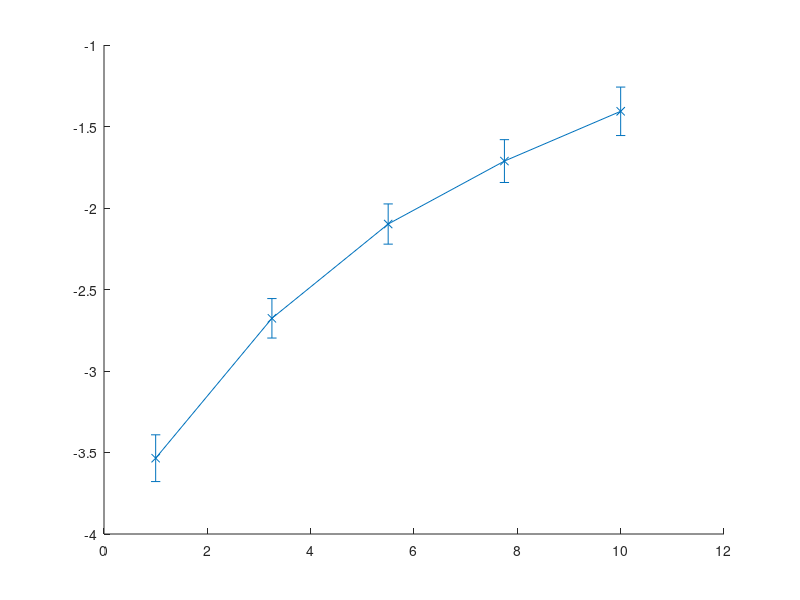

This chart was generated by the following MATLAB code: (Note: this script raises an error after producing the figure.)
% Ryland Ross June 2024
% Code to graphically compare the calculated ground state for 2 bosons on 2
% site Bose Hubbard to the values from Julia QMC
%% Theoretical calculated
clc; clear all; close all

% Define the values of U
U_values = linspace(1, 10, 5);
% Define J
J = 2; %Set to 2 to account for double counting in 2 site situation
% Initialize an array to store the theoretical values
Theoretical_values = zeros(1, length(U_values));

% Calculate the theoretical values for each U
for i = 1:length(U_values)
    U = U_values(i);
    Theoretical_values(i) = (1/2) * (U - sqrt(16*J^2 + U^2));
end

% Display the results
disp('U values:');
disp(U_values);
disp('Theoretical values:');
disp(Theoretical_values);

%% Experimental (QMC code) values
%For U = 1
KE1  = [-3.77450000000000018829
-3.95800000000000018474
-3.92949999999999999289
-4.16800000000000014921
-3.83199999999999985079
-3.83650000000000002132
-4.12950000000000017053
-3.89349999999999996092
-3.96300000000000007816
-3.80849999999999999645
-4.10700000000000020606
-3.83749999999999991118
-3.95049999999999990052
-3.80500000000000015987
-3.96300000000000007816
-4.09299999999999997158
-4.01750000000000007105
-3.93699999999999983302
-4.01349999999999962341
-3.86149999999999993250
-3.96950000000000002842
-3.97299999999999986500
-4.13799999999999990052
-3.90750000000000019540
-4.02400000000000002132
-3.96550000000000002487
-3.99049999999999993605
-3.98150000000000003908
-3.99049999999999993605
-4.03599999999999958789
-4.25549999999999961631
-3.89749999999999996447
-4.02149999999999963052
-4.12999999999999989342
-3.93900000000000005684
-4.11399999999999987921
-4.08399999999999963052
-3.96950000000000002842
-3.92050000000000009592
-4.01449999999999995737
-3.80949999999999988631
-4.22799999999999975842
-3.85650000000000003908
-3.92600000000000015632
-4.29849999999999976552
-4.15449999999999963762
-3.80049999999999998934
-3.93599999999999994316
-3.87999999999999989342
-4.08849999999999980105
-4.12549999999999972289
-3.85150000000000014566
-3.97449999999999992184
-3.79999999999999982236
-3.84200000000000008171
-4.00349999999999983658
-4.10500000000000042633
-4.18499999999999960920
-4.07399999999999984368
-3.66800000000000014921
-4.10500000000000042633
-3.87849999999999983658
-4.20399999999999973710
-3.94749999999999978684
-3.97100000000000008527
-3.83899999999999996803
-4.05100000000000015632
-3.94050000000000011369
-4.03000000000000024869
-3.90850000000000008527
-3.88700000000000001066
-4.27249999999999996447
-3.85099999999999997868
-4.03049999999999997158
-3.97599999999999997868
-3.73749999999999982236
-3.76900000000000012790
-4.03650000000000019895
-4.03549999999999986500
-3.69300000000000006040
-4.02050000000000018474
-3.92450000000000009948
-4.06649999999999955946
-3.74800000000000022027
-3.79649999999999998579
-3.86450000000000004619
-4.12650000000000005684
-4.14599999999999990763
-4.00349999999999983658
-4.31250000000000000000
-4.26999999999999957367
-4.08950000000000013500
-4.05199999999999960210
-4.16999999999999992895
-3.97650000000000014566
-3.76350000000000006750
-3.71550000000000002487
-3.80500000000000015987
-3.99299999999999988276
-3.76200000000000001066
];
PE1 = [0.43359999999999998543
0.44169999999999998153
0.43619999999999997664
0.43959999999999999076
0.43309999999999998499
0.44000000000000000222
0.44779999999999997584
0.44150000000000000355
0.42940000000000000391
0.43719999999999997753
0.44219999999999998197
0.44690000000000001945
0.43030000000000001581
0.44429999999999997273
0.43469999999999997531
0.44100000000000000311
0.44259999999999999343
0.43020000000000002682
0.42899999999999999245
0.44759999999999999787
0.44509999999999999565
0.43540000000000000924
0.44080000000000002514
0.43890000000000001235
0.43290000000000000702
0.43559999999999998721
0.44879999999999997673
0.44130000000000002558
0.43930000000000002380
0.44790000000000002034
0.44009999999999999121
0.43169999999999997264
0.44309999999999999387
0.44409999999999999476
0.45169999999999999041
0.45760000000000000675
0.42599999999999998979
0.44519999999999998463
0.43850000000000000089
0.44000000000000000222
0.44140000000000001457
0.43269999999999997353
0.43609999999999998765
0.44040000000000001368
0.46439999999999997948
0.45540000000000002700
0.44230000000000002647
0.43290000000000000702
0.44050000000000000266
0.45150000000000001243
0.44550000000000000711
0.43490000000000000879
0.43599999999999999867
0.42880000000000001448
0.45119999999999998996
0.45519999999999999352
0.43830000000000002292
0.44779999999999997584
0.44679999999999997495
0.43330000000000001847
0.43750000000000000000
0.44609999999999999654
0.45369999999999999218
0.43109999999999998321
0.43859999999999998987
0.45650000000000001688
0.44629999999999997451
0.44409999999999999476
0.44379999999999997229
0.43349999999999999645
0.44979999999999997762
0.42859999999999998099
0.43680000000000002158
0.43880000000000002336
0.44650000000000000799
0.43840000000000001190
0.43549999999999999822
0.42980000000000001537
0.44009999999999999121
0.43609999999999998765
0.44300000000000000488
0.44550000000000000711
0.44490000000000001767
0.43680000000000002158
0.43369999999999997442
0.44629999999999997451
0.44700000000000000844
0.43759999999999998899
0.43809999999999998943
0.45010000000000000009
0.43190000000000000613
0.44490000000000001767
0.44779999999999997584
0.45500000000000001554
0.43280000000000001803
0.43430000000000001936
0.44219999999999998197
0.43330000000000001847
0.44809999999999999831
0.43109999999999998321
];
KE1avg = mean(KE1); 
PE1avg = mean(PE1);
sum1 = KE1avg + PE1avg;

%U = 3.25
KE2  = [-3.53399999999999980815
-3.53149999999999986144
-3.71950000000000002842
-3.73249999999999992895
-3.68500000000000005329
-3.47149999999999980815
-3.54850000000000020961
-3.68500000000000005329
-3.69099999999999983658
-3.90450000000000008171
-3.59050000000000002487
-3.61500000000000021316
-3.43949999999999977973
-3.77450000000000018829
-3.87049999999999982947
-3.66250000000000008882
-3.63450000000000006395
-3.78049999999999997158
-3.52099999999999990763
-3.84399999999999986144
-3.73200000000000020606
-3.61450000000000004619
-3.57750000000000012434
-3.88350000000000017408
-3.64000000000000012434
-3.57549999999999990052
-3.61500000000000021316
-4.04049999999999975842
-3.79300000000000014921
-3.83999999999999985789
-3.74250000000000015987
-3.76799999999999979394
-3.58099999999999996092
-3.79099999999999992539
-3.79649999999999998579
-3.65549999999999997158
-3.78200000000000002842
-3.82500000000000017764
-3.68100000000000004974
-3.62800000000000011369
-3.79400000000000003908
-3.63799999999999990052
-3.69749999999999978684
-3.69300000000000006040
-3.82149999999999989697
-3.63899999999999979039
-3.66800000000000014921
-3.79499999999999992895
-3.94649999999999989697
-3.87849999999999983658
-3.50749999999999984013
-3.83099999999999996092
-3.72999999999999998224
-3.75749999999999984013
-3.72049999999999991829
-3.73850000000000015632
-3.73249999999999992895
-3.72149999999999980815
-3.61100000000000020961
-3.72549999999999981171
-3.62500000000000000000
-3.89650000000000007461
-3.73249999999999992895
-3.75000000000000000000
-3.54150000000000009237
-3.88200000000000011724
-3.48649999999999993250
-3.82050000000000000711
-3.57350000000000012079
-3.83650000000000002132
-3.61350000000000015632
-3.52199999999999979750
-3.78350000000000008527
-3.86549999999999993605
-3.64400000000000012790
-3.57450000000000001066
-3.68299999999999982947
-3.72949999999999981526
-3.86450000000000004619
-3.61649999999999982592
-3.77199999999999979750
-3.66500000000000003553
-3.57299999999999995381
-3.77899999999999991473
-3.84299999999999997158
-3.71200000000000018829
-3.76100000000000012079
-3.67350000000000020961
-3.59549999999999991829
-3.60950000000000015277
-3.96899999999999986144
-3.59149999999999991473
-3.59750000000000014211
-3.80100000000000015632
-3.68849999999999988987
-3.72000000000000019540
-3.59750000000000014211
-3.71550000000000002487
-3.70250000000000012434
-3.56300000000000016698
];
PE2 = [0.99352499999999999147
0.97857499999999997264
1.01465000000000005187
1.02829999999999999183
1.02374999999999993783
1.00587500000000007461
1.01009999999999999787
1.06404999999999994031
0.99319999999999997176
1.04715000000000002522
1.03057500000000001883
0.98409999999999997478
1.02472500000000010800
1.03577499999999989022
1.01042499999999990656
1.00229999999999996874
1.03447500000000003340
1.00262500000000009948
1.04747499999999993392
1.04780000000000006466
1.03187500000000009770
1.03382499999999999396
1.04000000000000003553
1.00847500000000001030
1.01594999999999990870
1.00652499999999989200
0.98052499999999997993
1.08062499999999994671
1.06567499999999992788
1.04584999999999994635
1.03967499999999990479
1.05722500000000008136
0.99580000000000001847
1.01400000000000001243
1.01984999999999992326
1.00425000000000008704
0.99807500000000004547
1.01367500000000010374
1.00912500000000004974
1.04325000000000001066
1.03967499999999990479
1.02017500000000005400
1.03772500000000000853
1.02212499999999995026
1.02862499999999990052
1.03187500000000009770
1.04780000000000006466
1.08452499999999996128
0.99417500000000003091
1.03350000000000008527
0.98604999999999998206
1.05527499999999996305
1.04617500000000007709
1.06859999999999999432
1.04487499999999999822
1.01594999999999990870
1.04519999999999990692
1.00425000000000008704
1.02147499999999991083
1.01237500000000002487
1.00652499999999989200
1.07444999999999990514
1.03382499999999999396
1.04129999999999989235
1.00457499999999999574
1.02699999999999991296
1.02342500000000002913
1.02407500000000006857
1.03707499999999996909
1.03544999999999998153
1.04974999999999996092
1.01075000000000003730
1.00782499999999997087
1.03057500000000001883
0.99904999999999999361
1.02180000000000004157
1.02439999999999997726
1.02960000000000007070
1.07867500000000005045
1.05885000000000006892
1.04065000000000007496
1.00229999999999996874
1.01855000000000006644
1.04065000000000007496
1.01659999999999994813
1.04129999999999989235
1.00262500000000009948
1.04065000000000007496
1.02309999999999989839
1.05072499999999990905
1.04552500000000003766
0.97889999999999999236
1.01075000000000003730
1.01465000000000005187
1.01465000000000005187
1.05267500000000002736
1.03967499999999990479
1.07705000000000006288
1.06794999999999995488
1.02245000000000008100
];
KE2avg = mean(KE2);
PE2avg = mean(PE2);
sum2 = KE2avg + PE2avg;

%U = 5.5
KE3  = [-3.23950000000000004619
-3.28100000000000013856
-3.26250000000000017764
-3.25800000000000000711
-3.50899999999999989697
-3.26250000000000017764
-3.42099999999999981881
-2.89950000000000018829
-3.21600000000000019185
-3.17600000000000015632
-3.23450000000000015277
-3.38149999999999995026
-3.19349999999999978328
-3.38050000000000006040
-3.50999999999999978684
-3.39699999999999979750
-3.16749999999999998224
-3.29300000000000014921
-3.31899999999999995026
-3.19099999999999983658
-3.12449999999999983302
-3.45849999999999990763
-3.44950000000000001066
-3.25749999999999984013
-3.27649999999999996803
-3.37999999999999989342
-3.23349999999999981881
-3.38450000000000006395
-3.31150000000000011013
-3.26049999999999995381
-3.25649999999999995026
-3.44550000000000000711
-3.41250000000000008882
-3.17099999999999981881
-3.49549999999999982947
-3.24750000000000005329
-3.34249999999999980460
-3.32450000000000001066
-3.35000000000000008882
-3.17649999999999987921
-3.59500000000000019540
-3.27850000000000019185
-3.11500000000000021316
-3.42750000000000021316
-3.22000000000000019540
-3.32500000000000017764
-3.44099999999999983658
-3.38600000000000012079
-3.36249999999999982236
-3.32799999999999984723
-3.33400000000000007461
-3.12849999999999983658
-3.26949999999999985079
-3.15649999999999986144
-3.34699999999999997513
-3.41800000000000014921
-3.28750000000000008882
-3.30549999999999988276
-3.30750000000000010658
-3.19349999999999978328
-3.51250000000000017764
-3.25999999999999978684
-3.35599999999999987210
-3.36200000000000009948
-3.24100000000000010303
-3.37849999999999983658
-3.42899999999999982592
-3.42600000000000015632
-3.22699999999999986855
-3.47049999999999991829
-3.40750000000000019540
-3.36949999999999993960
-3.27649999999999996803
-3.34249999999999980460
-3.45449999999999990408
-3.41199999999999992184
-3.33999999999999985789
-3.16999999999999992895
-3.19349999999999978328
-3.23649999999999993250
-3.28799999999999981171
-3.54349999999999987210
-3.18999999999999994671
-3.23799999999999998934
-3.30900000000000016342
-3.21399999999999996803
-3.33300000000000018474
-3.14900000000000002132
-3.12900000000000000355
-3.18900000000000005684
-3.24549999999999982947
-3.34549999999999991829
-3.52700000000000013500
-3.13050000000000006040
-3.27050000000000018474
-3.23300000000000009592
-3.38949999999999995737
-3.32799999999999984723
-3.39100000000000001421
-3.04599999999999981881
];
PE3 = [1.18140000000000000568
1.22980000000000000426
1.26665000000000005365
1.19680000000000008598
1.23639999999999994351
1.19680000000000008598
1.27709999999999990195
1.16765000000000007674
1.19019999999999992468
1.22154999999999991367
1.14894999999999991580
1.23750000000000004441
1.18524999999999991473
1.22869999999999990337
1.21110000000000006537
1.25839999999999996305
1.19900000000000006573
1.18744999999999989448
1.24685000000000001386
1.15224999999999999645
1.14070000000000004725
1.23199999999999998401
1.24629999999999996341
1.18799999999999994493
1.24134999999999995346
1.21164999999999989377
1.15500000000000002665
1.25564999999999993285
1.21714999999999995417
1.21825000000000005507
1.22320000000000006501
1.21055000000000001492
1.24685000000000001386
1.19130000000000002558
1.25400000000000000355
1.17094999999999993534
1.14290000000000002700
1.24685000000000001386
1.22154999999999991367
1.13464999999999993641
1.25180000000000002380
1.20504999999999995453
1.18910000000000004583
1.24025000000000007461
1.19074999999999997513
1.15775000000000005684
1.27214999999999989200
1.22980000000000000426
1.22924999999999995381
1.17260000000000008669
1.21439999999999992397
1.18029999999999990479
1.21770000000000000462
1.16985000000000005649
1.16050000000000008704
1.25015000000000009450
1.16985000000000005649
1.22704999999999997407
1.18910000000000004583
1.20724999999999993427
1.22209999999999996412
1.18854999999999999538
1.16215000000000001634
1.21494999999999997442
1.17534999999999989484
1.20560000000000000497
1.24190000000000000391
1.22429999999999994387
1.18359999999999998543
1.25400000000000000355
1.24190000000000000391
1.21385000000000009557
1.18084999999999995524
1.24740000000000006430
1.20615000000000005542
1.28039999999999998259
1.22980000000000000426
1.12749999999999994671
1.19130000000000002558
1.21164999999999989377
1.21164999999999989377
1.28754999999999997229
1.17369999999999996554
1.13300000000000000711
1.19074999999999997513
1.20229999999999992433
1.24079999999999990301
1.19405000000000005578
1.14729999999999998650
1.15389999999999992575
1.26170000000000004370
1.24629999999999996341
1.18799999999999994493
1.15884999999999993570
1.15114999999999989555
1.20999999999999996447
1.23584999999999989306
1.22374999999999989342
1.23584999999999989306
1.15444999999999997620
];
KE3avg = mean(KE3);
PE3avg = mean(PE3);
sum3 = KE3avg + PE3avg;

%U = 7.75
KE4  = [-3.06849999999999978328
-2.78750000000000008882
-2.92350000000000020961
-2.73799999999999998934
-2.93849999999999988987
-2.84900000000000019895
-2.89800000000000013145
-3.20350000000000001421
-2.81400000000000005684
-2.80449999999999999289
-2.99199999999999999289
-2.79150000000000009237
-2.99699999999999988631
-2.74699999999999988631
-2.77450000000000018829
-2.89049999999999984723
-2.85800000000000009592
-3.17799999999999993605
-2.79700000000000015277
-2.83849999999999980105
-2.82949999999999990408
-2.96349999999999980105
-3.11100000000000020961
-3.08199999999999985079
-2.83700000000000018829
-3.09450000000000002842
-2.89000000000000012434
-3.17399999999999993250
-2.95049999999999990052
-2.61699999999999999289
-2.98099999999999987210
-2.78650000000000019895
-2.84200000000000008171
-2.93349999999999999645
-2.77899999999999991473
-3.04800000000000004263
-2.88249999999999984013
-2.79700000000000015277
-2.83099999999999996092
-2.98649999999999993250
-2.66349999999999997868
-2.83000000000000007105
-2.99400000000000021672
-2.93800000000000016698
-3.00349999999999983658
-3.04649999999999998579
-2.85250000000000003553
-2.93800000000000016698
-2.79199999999999981526
-2.81000000000000005329
-2.78449999999999997513
-2.93100000000000004974
-2.94200000000000017053
-2.96150000000000002132
-2.79950000000000009948
-2.93500000000000005329
-2.92450000000000009948
-2.75249999999999994671
-2.72500000000000008882
-2.84600000000000008527
-2.91250000000000008882
-2.92899999999999982592
-2.79249999999999998224
-2.85150000000000014566
-2.84299999999999997158
-2.96349999999999980105
-2.96450000000000013500
-2.87950000000000017053
-2.66349999999999997868
-2.65350000000000019185
-3.06150000000000011013
-2.87849999999999983658
-2.98349999999999981881
-3.05200000000000004619
-3.08000000000000007105
-2.95699999999999985079
-2.87950000000000017053
-2.83400000000000007461
-2.80049999999999998934
-3.05750000000000010658
-2.85199999999999986855
-2.81300000000000016698
-2.81050000000000022027
-2.82399999999999984368
-2.97100000000000008527
-2.77999999999999980460
-3.02499999999999991118
-2.68949999999999977973
-2.86350000000000015632
-2.87550000000000016698
-3.10300000000000020250
-2.82450000000000001066
-2.99049999999999993605
-3.02749999999999985789
-2.97299999999999986500
-2.82399999999999984368
-2.77499999999999991118
-2.72149999999999980815
-2.94450000000000011724
-2.98450000000000015277
];
PE4 = [1.28417500000000006644
1.12762500000000009948
1.17102499999999998259
1.11444999999999994067
1.27255000000000006999
1.17955000000000009841
1.15552499999999991331
1.23690000000000011049
1.20202499999999989910
1.18730000000000002203
1.22837499999999999467
1.13072499999999998010
1.20280000000000009130
1.15785000000000004583
1.10437500000000010658
1.11522499999999991083
1.16792500000000010196
1.27642499999999992077
1.17257499999999992291
1.16172499999999989662
1.18652500000000005187
1.21132499999999998508
1.26557499999999989448
1.21597500000000002807
1.13692499999999996341
1.21520000000000005791
1.17567500000000002558
1.32292499999999990656
1.22062500000000007105
1.08965000000000000746
1.12840000000000006963
1.09817499999999990123
1.19892500000000001847
1.28029999999999999361
1.18730000000000002203
1.25550000000000006040
1.17722499999999996589
1.13460000000000005294
1.20124999999999992895
1.21055000000000001492
1.12762500000000009948
1.04237500000000005151
1.21364999999999989555
1.23922500000000002096
1.22140000000000004121
1.22294999999999998153
1.17025000000000001243
1.22140000000000004121
1.09430000000000005045
1.14157500000000000639
1.13847499999999990372
1.26324999999999998401
1.22605000000000008420
1.18962499999999993250
1.21520000000000005791
1.24619999999999997442
1.16714999999999990976
1.15320000000000000284
1.14932499999999993001
1.14157500000000000639
1.16250000000000008882
1.18032500000000006857
1.13460000000000005294
1.17644999999999999574
1.10902499999999992752
1.16172499999999989662
1.19737500000000007816
1.16559999999999996945
1.12684999999999990727
1.12220000000000008633
1.24852500000000010694
1.17799999999999993605
1.20589999999999997193
1.17955000000000009841
1.21520000000000005791
1.19350000000000000533
1.10592500000000004690
1.16094999999999992646
1.08034999999999992149
1.26092500000000007354
1.18342499999999994920
1.17799999999999993605
1.18730000000000002203
1.13072499999999998010
1.14777499999999998970
1.14234999999999997655
1.18962499999999993250
1.16637499999999993960
1.23302500000000003766
1.16327500000000005898
1.17490000000000005542
1.17644999999999999574
1.17799999999999993605
1.27332500000000004015
1.24465000000000003411
1.12917500000000003979
1.15862500000000001599
1.22914999999999996483
1.21985000000000010090
1.25550000000000006040
];
KE4avg = mean(KE4);
PE4avg = mean(PE4);
sum4 = KE4avg + PE4avg;

%U = 10
KE5  = [-2.44850000000000012079
-2.57799999999999984723
-2.31050000000000022027
-2.10349999999999992539
-2.66150000000000019895
-2.44499999999999984013
-2.31349999999999988987
-2.66950000000000020606
-2.34100000000000019185
-2.50099999999999988987
-2.54850000000000020961
-2.52850000000000019185
-2.37699999999999977973
-2.43400000000000016342
-2.32450000000000001066
-2.54749999999999987566
-2.53549999999999986500
-2.58950000000000013500
-2.70800000000000018474
-2.44649999999999989697
-2.72250000000000014211
-2.47549999999999981171
-2.33599999999999985434
-2.40499999999999980460
-2.31349999999999988987
-2.46349999999999980105
-2.53900000000000014566
-2.47049999999999991829
-2.24049999999999993605
-2.51100000000000012079
-2.57350000000000012079
-2.45800000000000018474
-2.59350000000000013856
-2.67499999999999982236
-2.72949999999999981526
-2.50999999999999978684
-2.43100000000000004974
-2.53449999999999997513
-2.52349999999999985434
-2.66349999999999997868
-2.53500000000000014211
-2.46700000000000008171
-2.37950000000000017053
-2.59699999999999997513
-2.64500000000000001776
-2.31349999999999988987
-2.53949999999999986855
-2.52450000000000018829
-2.16000000000000014211
-2.52150000000000007461
-2.49500000000000010658
-2.48450000000000015277
-2.53049999999999997158
-2.86850000000000004974
-2.39150000000000018119
-2.50800000000000000711
-2.22250000000000014211
-2.53549999999999986500
-2.62349999999999994316
-2.36249999999999982236
-2.38350000000000017408
-2.54800000000000004263
-2.59200000000000008171
-2.85599999999999987210
-2.44300000000000006040
-2.33449999999999979750
-2.82100000000000017408
-2.48749999999999982236
-2.68900000000000005684
-2.43500000000000005329
-2.64100000000000001421
-2.50349999999999983658
-2.41199999999999992184
-2.29349999999999987210
-2.42799999999999993605
-2.57299999999999995381
-2.43800000000000016698
-2.56300000000000016698
-2.42750000000000021316
-2.61500000000000021316
-2.60000000000000008882
-2.53549999999999986500
-2.62449999999999983302
-2.61149999999999993250
-2.58449999999999979750
-2.41150000000000019895
-2.53900000000000014566
-2.54400000000000003908
-2.55399999999999982592
-2.30449999999999999289
-2.49549999999999982947
-2.60250000000000003553
-2.43199999999999993960
-2.62250000000000005329
-2.62800000000000011369
-2.46850000000000013856
-2.59149999999999991473
-2.33449999999999979750
-2.55799999999999982947
-2.39250000000000007105
];
PE5 = [1.10800000000000009592
1.13500000000000000888
1.13300000000000000711
0.98899999999999999023
1.10000000000000008882
1.00400000000000000355
1.04200000000000003730
1.12299999999999999822
1.04899999999999993250
1.10000000000000008882
1.13799999999999990052
1.20199999999999995737
1.01400000000000001243
1.09800000000000008704
1.08200000000000007283
1.06299999999999994493
1.15500000000000002665
1.11699999999999999289
1.15500000000000002665
1.09000000000000007994
1.20199999999999995737
1.07699999999999995737
1.03200000000000002842
1.07899999999999995914
1.02200000000000001954
1.15999999999999992006
1.11000000000000009770
1.04200000000000003730
0.94399999999999995026
1.04099999999999992539
1.00600000000000000533
1.06099999999999994316
1.18300000000000005151
1.19999999999999995559
1.18999999999999994671
1.06000000000000005329
1.08699999999999996625
1.09200000000000008171
1.11099999999999998757
1.12900000000000000355
1.06200000000000005507
1.12999999999999989342
1.08600000000000007638
1.06000000000000005329
1.13199999999999989519
0.95699999999999996181
1.11400000000000010125
1.11400000000000010125
0.93799999999999994493
1.09699999999999997513
1.15700000000000002842
1.11200000000000009948
1.10000000000000008882
1.24599999999999999645
1.00000000000000000000
1.15300000000000002487
1.02899999999999991473
1.09200000000000008171
1.12000000000000010658
1.09400000000000008349
1.05099999999999993427
1.17700000000000004619
1.18500000000000005329
1.18300000000000005151
1.05499999999999993783
1.06600000000000005862
1.19100000000000005862
1.03099999999999991651
1.18700000000000005507
1.08200000000000007283
1.10099999999999997868
1.10000000000000008882
1.10200000000000009059
1.04000000000000003553
1.04499999999999992895
1.11200000000000009948
1.04699999999999993072
1.10200000000000009059
1.12900000000000000355
1.16799999999999992717
1.11600000000000010303
1.08200000000000007283
1.09499999999999997335
1.12599999999999988987
1.17199999999999993072
1.07299999999999995381
1.08600000000000007638
1.05099999999999993427
1.08899999999999996803
1.04499999999999992895
1.08699999999999996625
1.08000000000000007105
1.09499999999999997335
1.10299999999999998046
1.17599999999999993427
1.09600000000000008527
1.11699999999999999289
0.98799999999999998934
1.12900000000000000355
1.04600000000000004086
];
KE5avg = mean(KE5);
PE5avg = mean(PE5);
sum5 = KE5avg + PE5avg;

sum_values = [sum1, sum2, sum3, sum4, sum5]; 
%Find standard deiation which will be used as error bars
KE1std = std(KE1);
KE2std = std(KE2);
KE3std = std(KE3);
KE4std = std(KE4);
KE5std = std(KE5);
PE1std = std(PE1);
PE2std = std(PE2);
PE3std = std(PE3);
PE4std = std(PE4);
PE5std = std(PE5);

totalstd1 = sqrt(KE1std^2 + PE1std^2);
totalstd2 = sqrt(KE2std^2 + PE2std^2);
totalstd3 = sqrt(KE3std^2 + PE3std^2);
totalstd4 = sqrt(KE4std^2 + PE4std^2);
totalstd5 = sqrt(KE5std^2 + PE5std^2);
totalstd = [totalstd1, totalstd2, totalstd3, totalstd4, totalstd5];

%% Plotting the results
figure;
errorbar(U_values, sum_values, totalstd, 'x-', 'DisplayName', 'Experimental Values with Total Error Bars');
hold on;
plot(U_values, Theoretical_values, 'o', 'DisplayName', 'Theoretical Values');
hold on;
xlabel('U Values');
ylabel('Energy');
title('Comparison of Theoretical and Experimental Values, beta = 1');
legend('Location', 'southeast'); 
grid on;
